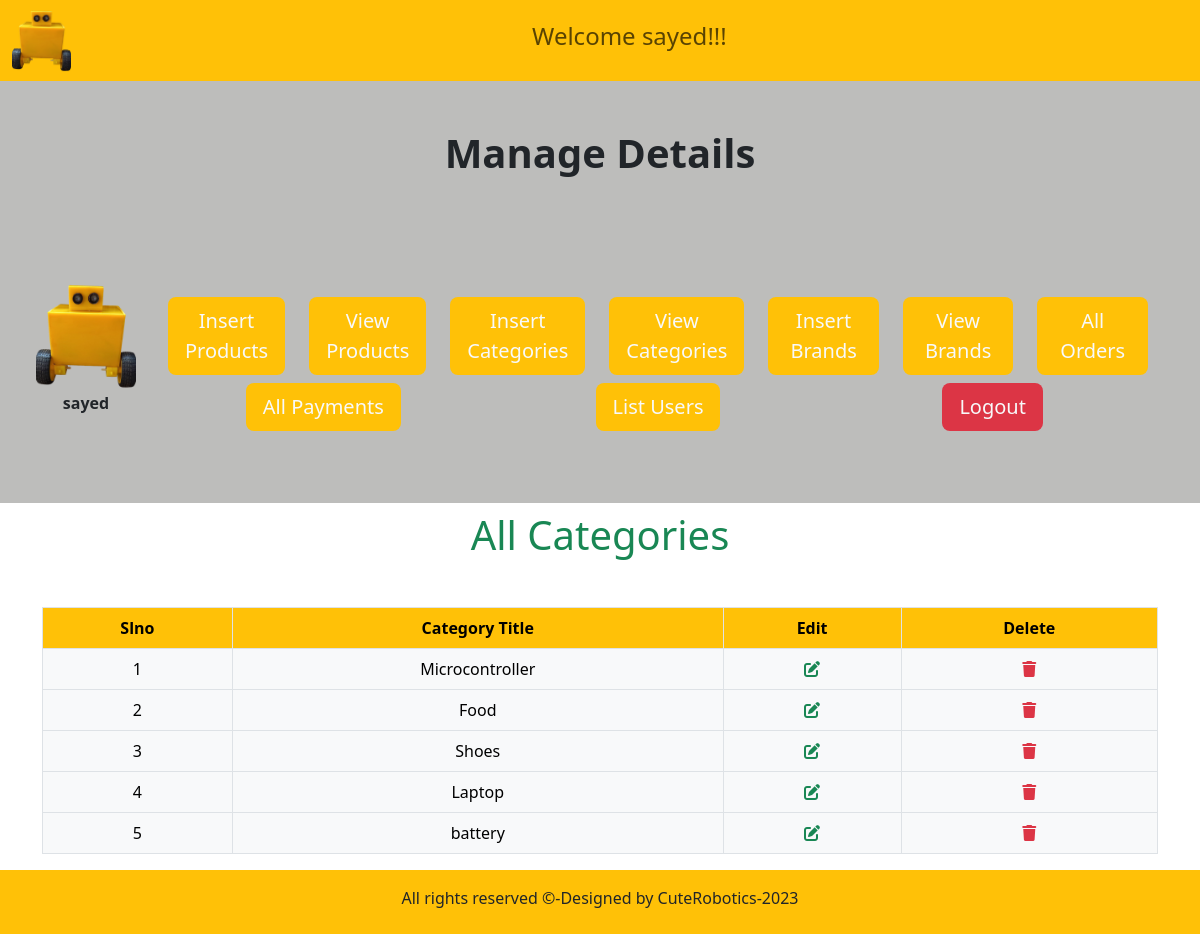
The app's page /1.E-commerce_website_with_php/admin/index.php?view_category (signed in) with its own data.
### tables this page shows
CREATE TABLE `categories` (
  `category_id` int(11) NOT NULL,
  `category_title` varchar(255) NOT NULL
);

### 1.E-commerce_website_with_php/admin/view_categories.php (the view)
<h1 class="text-center text-success">All Categories</h1>
<table class="table table-bordered mt-5">
	<thead >
		<th class="bg-warning text-center">Slno</th>
		<th class="bg-warning text-center">Category Title</th>
		<th class="bg-warning text-center">Edit</th>
		<th class="bg-warning text-center">Delete</th>
	</thead>
	<tbody>
        <?php
         $get_categories="SELECT * FROM categories";
         $result=mysqli_query($con,$get_categories);
         $num=1;
         while ($row=mysqli_fetch_assoc($result)) {
         	$category_id=$row['category_id'];
         	$category_title=$row['category_title'];
         	       echo "
       <tr class='text-center'>
			<td class='bg-light'>$num</td>
			<td class='bg-light'>$category_title</td>
			<td class='bg-light'>
				<a href='index.php?edit_categories=$category_id' class='text-success'>
					<i class='fa-solid fa-pen-to-square'></i>
				</a>
			</td>
			<td class='bg-light'>
				<a href='index.php?delete_categories=$category_id' class='text-danger'>
					<i class='fa-solid fa-trash'></i>
				</a>
			</td>
		</tr> ";
		$num++;
         }
        ?>
	</tbody>
</table>

### 1.E-commerce_website_with_php/admin/index.php (style rules this page uses)
body { overflow-x:hidden; }

### records on screen
categories: category_title "Microcontroller"
categories: category_title "Food"
categories: category_title "Shoes"
categories: category_title "Laptop"
categories: category_title "battery"

### other values on screen
$admin_name "sayed"
